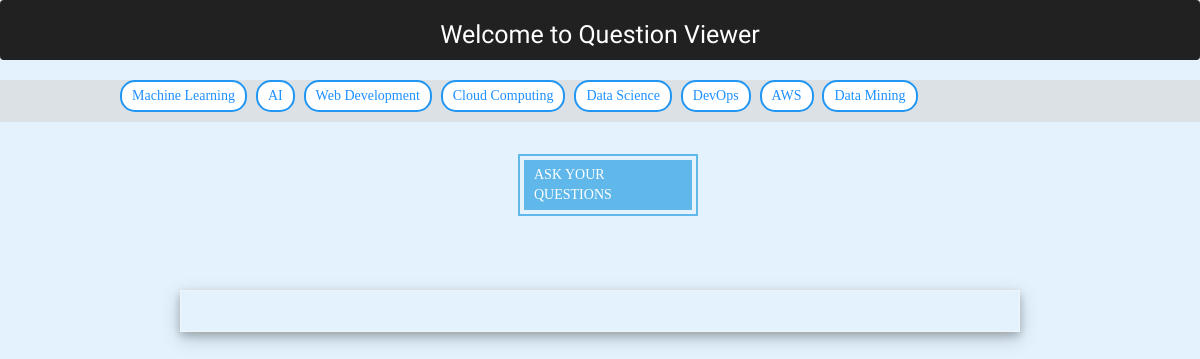
The page /questions/ on the database as committed earlier.
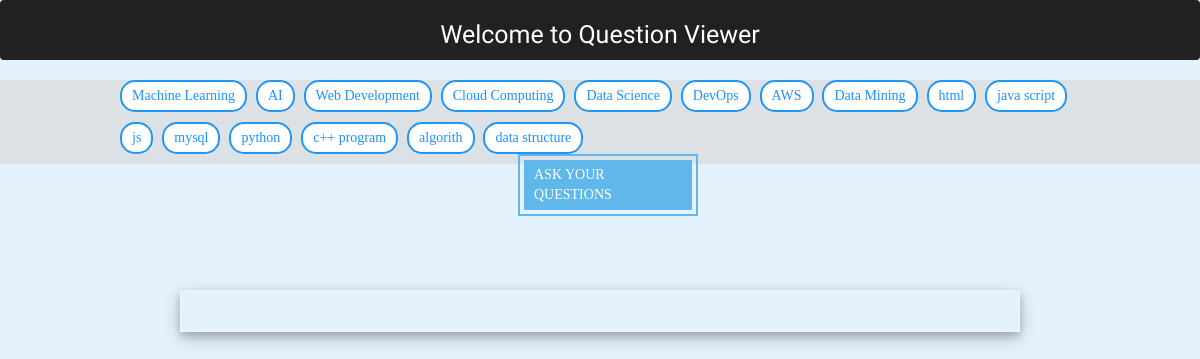
The same page on the database as committed later.
### QuestionViewerApp/models.py (models this page shows, shortened)
class Group(models.Model):
    name = models.CharField(max_length=100)

### QuestionViewerApp/views.py (the view)
# urls.py: path('', GroupListView.as_view(), name="dashboard"),
class GroupListView(ListView):
    model = Group
    queryset = Group.objects.all()
    template_name = "QuestionViewerApp/dashboard.html"
    context_object_name = "groups"

### QuestionViewerApp/templates/QuestionViewerApp/dashboard.html (shortened to what this page needs)
<!DOCTYPE html>
<html lang="en">
<head>
    <link rel="stylesheet" href="https://maxcdn.bootstrapcdn.com/bootstrap/3.3.7/css/bootstrap.min.css">
</head>
<body>
    <nav class="navbar navbar-light" style="background-color: #212121;">
        <div class="banner">
             <h1>Welcome to Question Viewer</h1>
        </div>
    </nav>
    <div id="mainbody">
        <div id="btn1">
            {% for group in groups %}
                <a href="{% url 'detail' group.id %}"><button id="btn">{{ group.name }}</button></a>
            {% endfor %}
        </div>
    </div>
    <div class="ask-qst">
        <a href="{{ groups.get_absolute_url }}">
                <a href="{% url 'query' %}">Ask Your Questions</a>
        </a>
    </div>
    <div class="questions-list">
        <ul>
        </ul>
    </div>
</body>
</html>

### QuestionViewerApp/templates/QuestionViewerApp/dashboard.html (style rules this page uses)
body { margin:0; background-color: #e3f2fd; }
.banner h1 { font-size:25px; font-family: 'Work Sans', sans-serif; color:white; text-align: center; }
.ask-qst { position : relative; left: 12%; background:#5fb7ea; padding: .5rem 1rem; width:14%; outline: 2px solid #5fb7ea; outline-offset:4px; border: none; text-transform: uppercase; margin:100px 200px 0px 380px; }
.ask-qst a { color:white; display:inline-block; }
ul { margin-top:100px; }
#mainbody { margin:0px auto; width:100%; position:absolute; background-color:#DCE1E6 ; }
#btn1 { width:80%; margin:0px auto; display: block; }
button { border:1px solid #0084ff; border-radius:15px; color:#0084ff; background-color:#f2f6ff; padding-left:10px; padding-right:10px; padding-top:4px; padding-bottom:4px; margin-right:5px; margin-bottom:10px }
#btn { border:2px solid black; color:black; background-color:white; cursor:pointer; border-color: #2196F3; color: dodgerblue; }
a { color:#33334d; font-family: "Times New Roman", Times, serif; }
.questions-list { width:100%; height:100%; background-color:; text-align:center; }
ul { width:70%; height:90%; margin-left:0px auto; margin-bottom:450px; display:inline-block; padding:20px; border:1px solid #F2F3F4; box-shadow: 0 4px 8px 0 rgba(0, 0, 0, 0.2), 0 6px 20px 0 rgba(0, 0, 0, 0.19); }

Rows that differ between the two databases and show on the page:
added Group: name "html"
added Group: name "java script"
added Group: name "js"
added Group: name "mysql"
added Group: name "python"
added Group: name "c++ program"
added Group: name "algorith"
added Group: name "data structure"
